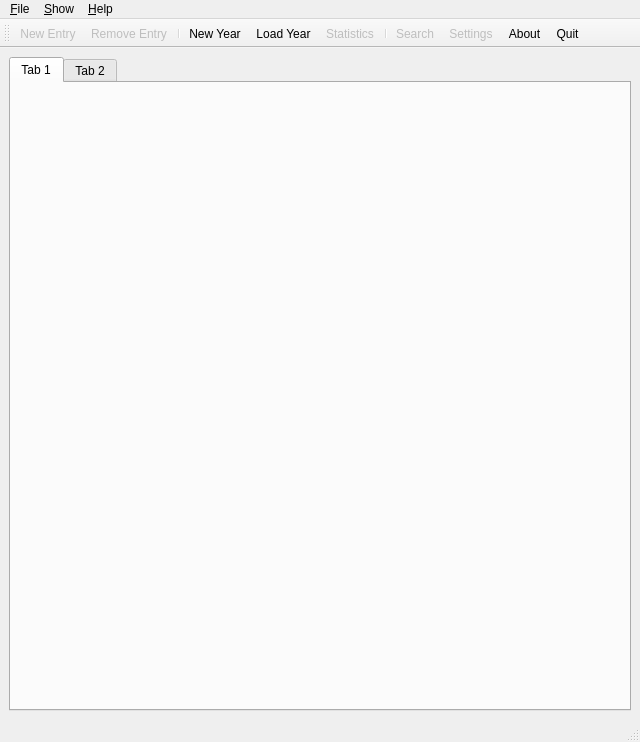
<?xml version="1.0" encoding="UTF-8"?>
<ui version="4.0">
 <class>MainWindow</class>
 <widget class="QMainWindow" name="MainWindow">
  <property name="geometry">
   <rect>
    <x>0</x>
    <y>0</y>
    <width>640</width>
    <height>742</height>
   </rect>
  </property>
  <property name="windowTitle">
   <string>Financeager</string>
  </property>
  <widget class="QWidget" name="centralwidget">
   <layout class="QVBoxLayout" name="verticalLayout">
    <item>
     <widget class="QTabWidget" name="monthsTabWidget">
      <widget class="QWidget" name="tab">
       <attribute name="title">
        <string>Tab 1</string>
       </attribute>
      </widget>
      <widget class="QWidget" name="tab_2">
       <attribute name="title">
        <string>Tab 2</string>
       </attribute>
      </widget>
     </widget>
    </item>
   </layout>
  </widget>
  <widget class="QMenuBar" name="menubar">
   <property name="geometry">
    <rect>
     <x>0</x>
     <y>0</y>
     <width>640</width>
     <height>25</height>
    </rect>
   </property>
   <widget class="QMenu" name="menuFile">
    <property name="title">
     <string>&amp;File</string>
    </property>
    <addaction name="action_New_Entry"/>
    <addaction name="action_Remove_Entry"/>
    <addaction name="separator"/>
    <addaction name="action_New_Year"/>
    <addaction name="action_Load_Year"/>
    <addaction name="separator"/>
    <addaction name="action_Search"/>
    <addaction name="separator"/>
    <addaction name="action_Quit"/>
   </widget>
   <widget class="QMenu" name="menuShow">
    <property name="title">
     <string>&amp;Show</string>
    </property>
    <addaction name="action_Statistics"/>
    <addaction name="action_Settings"/>
   </widget>
   <widget class="QMenu" name="menuHelp">
    <property name="title">
     <string>&amp;Help</string>
    </property>
    <addaction name="action_About"/>
   </widget>
   <addaction name="menuFile"/>
   <addaction name="menuShow"/>
   <addaction name="menuHelp"/>
  </widget>
  <widget class="QStatusBar" name="statusbar"/>
  <widget class="QToolBar" name="toolBar">
   <property name="sizePolicy">
    <sizepolicy hsizetype="Minimum" vsizetype="Fixed">
     <horstretch>0</horstretch>
     <verstretch>0</verstretch>
    </sizepolicy>
   </property>
   <property name="windowTitle">
    <string>Financeager</string>
   </property>
   <attribute name="toolBarArea">
    <enum>TopToolBarArea</enum>
   </attribute>
   <attribute name="toolBarBreak">
    <bool>false</bool>
   </attribute>
   <addaction name="action_New_Entry"/>
   <addaction name="action_Remove_Entry"/>
   <addaction name="separator"/>
   <addaction name="action_New_Year"/>
   <addaction name="action_Load_Year"/>
   <addaction name="action_Statistics"/>
   <addaction name="separator"/>
   <addaction name="action_Search"/>
   <addaction name="action_Settings"/>
   <addaction name="action_About"/>
   <addaction name="action_Quit"/>
  </widget>
  <action name="action_New_Entry">
   <property name="enabled">
    <bool>false</bool>
   </property>
   <property name="icon">
    <iconset>
     <normaloff>../../resources/img/newEntry.png</normaloff>../../resources/img/newEntry.png</iconset>
   </property>
   <property name="text">
    <string>&amp;New Entry</string>
   </property>
   <property name="shortcut">
    <string>Ctrl+N</string>
   </property>
  </action>
  <action name="action_Remove_Entry">
   <property name="enabled">
    <bool>false</bool>
   </property>
   <property name="icon">
    <iconset>
     <normaloff>../../resources/img/removeEntry.png</normaloff>../../resources/img/removeEntry.png</iconset>
   </property>
   <property name="text">
    <string>&amp;Remove Entry</string>
   </property>
   <property name="shortcut">
    <string>Del</string>
   </property>
  </action>
  <action name="action_Load_Year">
   <property name="icon">
    <iconset>
     <normaloff>../../resources/img/loadYear.png</normaloff>../../resources/img/loadYear.png</iconset>
   </property>
   <property name="text">
    <string>&amp;Load Year...</string>
   </property>
   <property name="shortcut">
    <string>Ctrl+L</string>
   </property>
  </action>
  <action name="action_Quit">
   <property name="icon">
    <iconset>
     <normaloff>../../resources/img/quit.png</normaloff>../../resources/img/quit.png</iconset>
   </property>
   <property name="text">
    <string>&amp;Quit</string>
   </property>
   <property name="shortcut">
    <string>Ctrl+Q</string>
   </property>
  </action>
  <action name="action_Year">
   <property name="text">
    <string>&amp;Year</string>
   </property>
  </action>
  <action name="action_Month">
   <property name="enabled">
    <bool>false</bool>
   </property>
   <property name="text">
    <string>&amp;Month</string>
   </property>
  </action>
  <action name="action_Category">
   <property name="enabled">
    <bool>false</bool>
   </property>
   <property name="text">
    <string>&amp;Category</string>
   </property>
  </action>
  <action name="action_Statistics">
   <property name="checkable">
    <bool>true</bool>
   </property>
   <property name="checked">
    <bool>false</bool>
   </property>
   <property name="enabled">
    <bool>false</bool>
   </property>
   <property name="icon">
    <iconset>
     <normaloff>../../resources/img/showStat.png</normaloff>../../resources/img/showStat.png</iconset>
   </property>
   <property name="text">
    <string>S&amp;tatistics</string>
   </property>
   <property name="shortcut">
    <string>Ctrl+T</string>
   </property>
  </action>
  <action name="action_About">
   <property name="icon">
    <iconset>
     <normaloff>../../resources/img/help.png</normaloff>../../resources/img/help.png</iconset>
   </property>
   <property name="text">
    <string>&amp;About</string>
   </property>
   <property name="shortcut">
    <string>Ctrl+A</string>
   </property>
  </action>
  <action name="action_New_Year">
   <property name="icon">
    <iconset>
     <normaloff>../../resources/img/newYear.png</normaloff>../../resources/img/newYear.png</iconset>
   </property>
   <property name="text">
    <string>New &amp;Year...</string>
   </property>
   <property name="shortcut">
    <string>Ctrl+Y</string>
   </property>
  </action>
  <action name="action_New_Category">
   <property name="enabled">
    <bool>false</bool>
   </property>
   <property name="icon">
    <iconset>
     <normaloff>../../resources/img/newCategory.png</normaloff>../../resources/img/newCategory.png</iconset>
   </property>
   <property name="text">
    <string>New &amp;Category...</string>
   </property>
   <property name="shortcut">
    <string>Ctrl+C</string>
   </property>
  </action>
  <action name="action_Settings">
   <property name="enabled">
    <bool>false</bool>
   </property>
   <property name="icon">
    <iconset>
     <normaloff>../../../../../../../../../../../home/philipp/Dropbox/code/financeager/src/resources/img/settings.png</normaloff>../../../../../../../../../../../home/philipp/Dropbox/code/financeager/src/resources/img/settings.png</iconset>
   </property>
   <property name="text">
    <string>S&amp;ettings</string>
   </property>
   <property name="shortcut">
    <string>Ctrl+E</string>
   </property>
  </action>
  <action name="action_Search">
   <property name="enabled">
    <bool>false</bool>
   </property>
   <property name="icon">
    <iconset>
     <normaloff>../../../../../../../../../../../home/philipp/Dropbox/code/financeager/src/resources/img/search.png</normaloff>../../../../../../../../../../../home/philipp/Dropbox/code/financeager/src/resources/img/search.png</iconset>
   </property>
   <property name="text">
    <string>&amp;Search</string>
   </property>
   <property name="shortcut">
    <string>Ctrl+F</string>
   </property>
  </action>
 </widget>
 <resources/>
 <connections/>
</ui>
